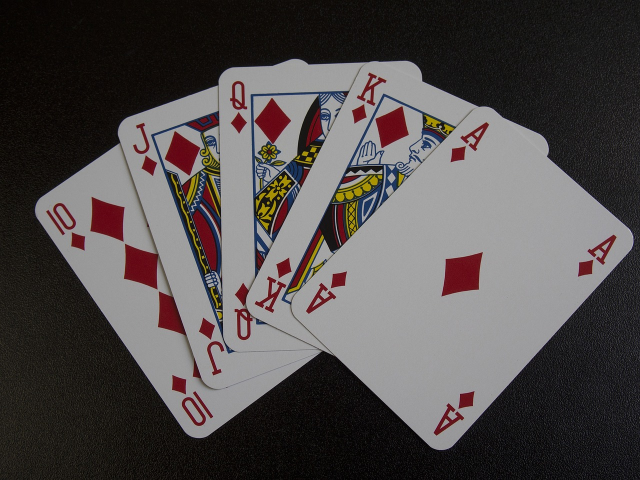
#> input picture opencv/poker.jpg, 1280 x 960 px (shown at 1/2 size)
$ python 20_opencv.py
#> lines starting #> are read from the running program, lines starting #| are printed output that depends on the picture
import cv2
import numpy as np

img = cv2.imread('poker.jpg')
#> img is the input picture: shape (960, 1280, 3); mean B, G, R 75.9, 76.5, 81.4

width, height = 530, 710

# Input 4개 지점
src = np.array([[965, 206], [1272, 478], [887, 908], [571, 613]], dtype=np.float32)
# Output 4개 지점
dst = np.array([[0, 0], [width, 0], [width, height], [0, height]], dtype=np.float32)

# 변환 행렬 얻어옴
matrix = cv2.getPerspectiveTransform(src, dst)
# 변환한 결과를 얻어옴
result = cv2.warpPerspective(img, matrix, (width, height))
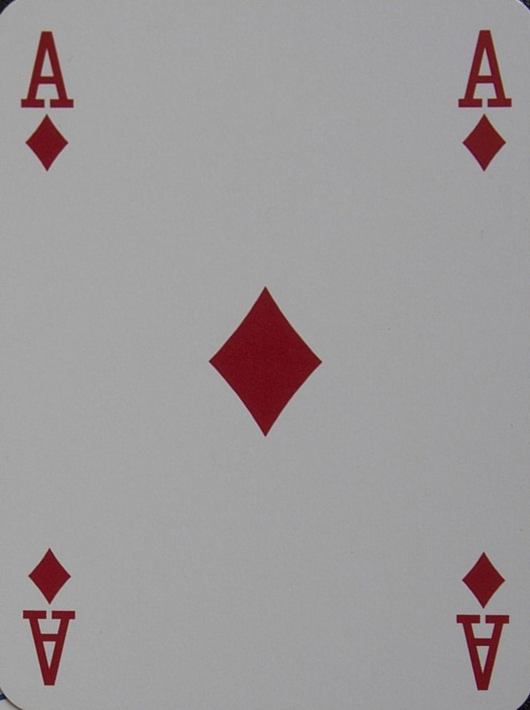
#> result: shape (710, 530, 3); mean B, G, R 154.4, 153.4, 157.7

cv2.imshow('img', img)
cv2.imshow('result', result)
cv2.waitKey(0)
cv2.destroyAllWindows()
